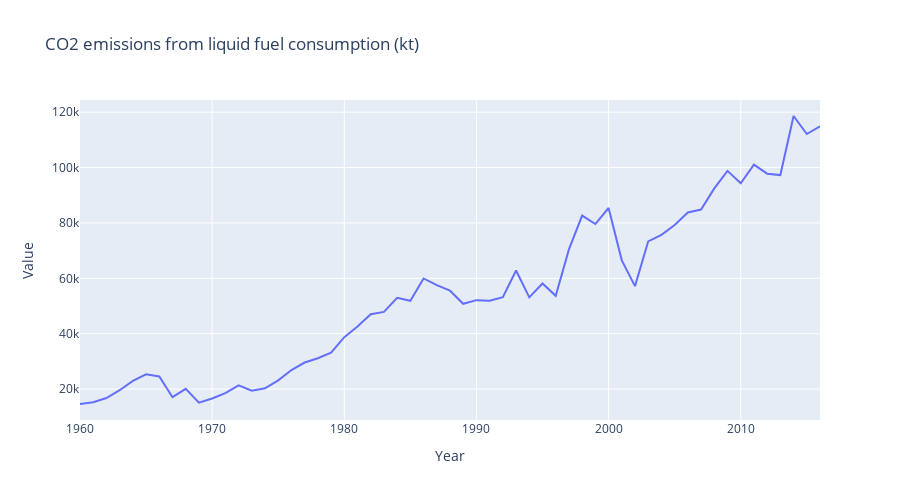

Write notebook code for a chart like this one.
### Code cell
temp = df[df['Indicator Name'] == 'CO2 emissions from liquid fuel consumption (kt)']
temp = temp.sort_values(by=['Year'], )
temp = temp.reset_index(drop=True)

temp

# Forest area (sq. km))
plt.figure(figsize=(15,8))
sns.lineplot(data=temp, x='Year', y='Value').set(title='CO2 emissions from liquid fuel consumption (kt)')

fig = px.line(temp, x="Year", y="Value", title='CO2 emissions from liquid fuel consumption (kt)', width=900, height=500)
fig.show()

### Figure 1 — Plotly figure (JSON) as saved in the notebook; plotly's stock layout.template omitted (floating-point values rounded to 4 significant figures)
{"data": [{"hovertemplate": "Year=%{x}<br>Value=%{y}<extra></extra>", "legendgroup": "", "line": {"color": "#636efa", "dash": "solid"}, "marker": {"symbol": "circle"}, "mode": "lines", "name": "", "orientation": "v", "showlegend": false, "type": "scatter", "x": [1960, 1961, 1962, 1963, 1964, 1965, 1966, 1967, 1968, 1969, 1970, 1971, 1972, 1973, 1974, 1975, 1976, 1977, 1978, 1979, 1980, 1981, 1982, 1983, 1984, 1985, 1986, 1987, 1988, 1989, 1990, 1991, 1992, 1993, 1994, 1995, 1996, 1997, 1998, 1999, 2000, 2001, 2002, 2003, 2004, 2005, 2006, 2007, 2008, 2009, 2010, 2011, 2012, 2013, 2014, 2015, 2016], "xaxis": "x", "y": [14620.0, 15280.0, 16770.0, 19600.0, 22950.0, 25320.0, 24570.0, 17090.0, 20070.0, 15100.0, 16600.0, 18510.0, 21320.0, 19440.0, 20280.0, 23140.0, 26890.0, 29600.0, 31150.0, 33140.0, 38730.0, 42630.0, 47040.0, 47890.0, 52980.0, 51910.0, 59960.0, 57530.0, 55530.0, 50810.0, 52120.0, 51880.0, 53180.0, 62810.0, 53130.0, 58150.0, 53700.0, 70440.0, 82660.0, 79600.0, 85390.0, 66490.0, 57180.0, 73350.0, 75700.0, 79280.0, 83760.0, 84830.0, 92480.0, 98800.0, 94330.0, 101100.0, 97780.0, 97290.0, 118600.0, 112100.0, 114900.0], "yaxis": "y"}], "layout": {"height": 500, "legend": {"tracegroupgap": 0}, "title": {"text": "CO2 emissions from liquid fuel consumption (kt)"}, "width": 900, "xaxis": {"anchor": "y", "domain": [0, 1], "title": {"text": "Year"}}, "yaxis": {"anchor": "x", "domain": [0, 1], "title": {"text": "Value"}}}}
